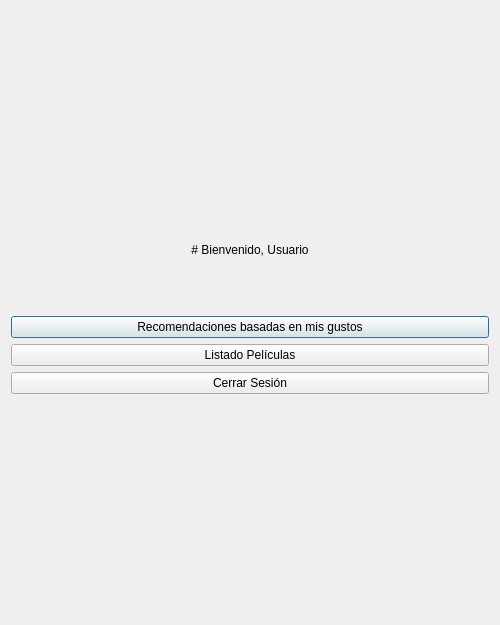
<?xml version="1.0" encoding="UTF-8"?>
<ui version="4.0">
 <class>Dialog</class>
 <widget class="QDialog" name="Dialog">
  <property name="geometry">
   <rect>
    <x>0</x>
    <y>0</y>
    <width>500</width>
    <height>625</height>
   </rect>
  </property>
  <property name="windowTitle">
   <string>Menú principal</string>
  </property>
  <layout class="QVBoxLayout" name="verticalLayout_2">
   <item>
    <layout class="QVBoxLayout" name="verticalLayout">
     <item>
      <widget class="QLabel" name="welcomeLabel">
       <property name="maximumSize">
        <size>
         <width>16777215</width>
         <height>40</height>
        </size>
       </property>
       <property name="text">
        <string># Bienvenido, Usuario</string>
       </property>
       <property name="textFormat">
        <enum>Qt::MarkdownText</enum>
       </property>
       <property name="alignment">
        <set>Qt::AlignCenter</set>
       </property>
      </widget>
     </item>
     <item>
      <spacer name="horizontalSpacer_3">
       <property name="orientation">
        <enum>Qt::Vertical</enum>
       </property>
       <property name="sizeType">
        <enum>QSizePolicy::Maximum</enum>
       </property>
       <property name="sizeHint" stdset="0">
        <size>
         <width>10</width>
         <height>40</height>
        </size>
       </property>
      </spacer>
     </item>
     <item>
      <widget class="QPushButton" name="pushButton">
       <property name="text">
        <string>Recomendaciones basadas en mis gustos</string>
       </property>
      </widget>
     </item>
     <item>
      <widget class="QPushButton" name="listadoButton">
       <property name="text">
        <string>Listado Películas</string>
       </property>
      </widget>
     </item>
     <item>
      <widget class="QPushButton" name="pushButton_3">
       <property name="text">
        <string>Cerrar Sesión</string>
       </property>
      </widget>
     </item>
    </layout>
   </item>
  </layout>
 </widget>
 <resources/>
 <connections/>
</ui>
